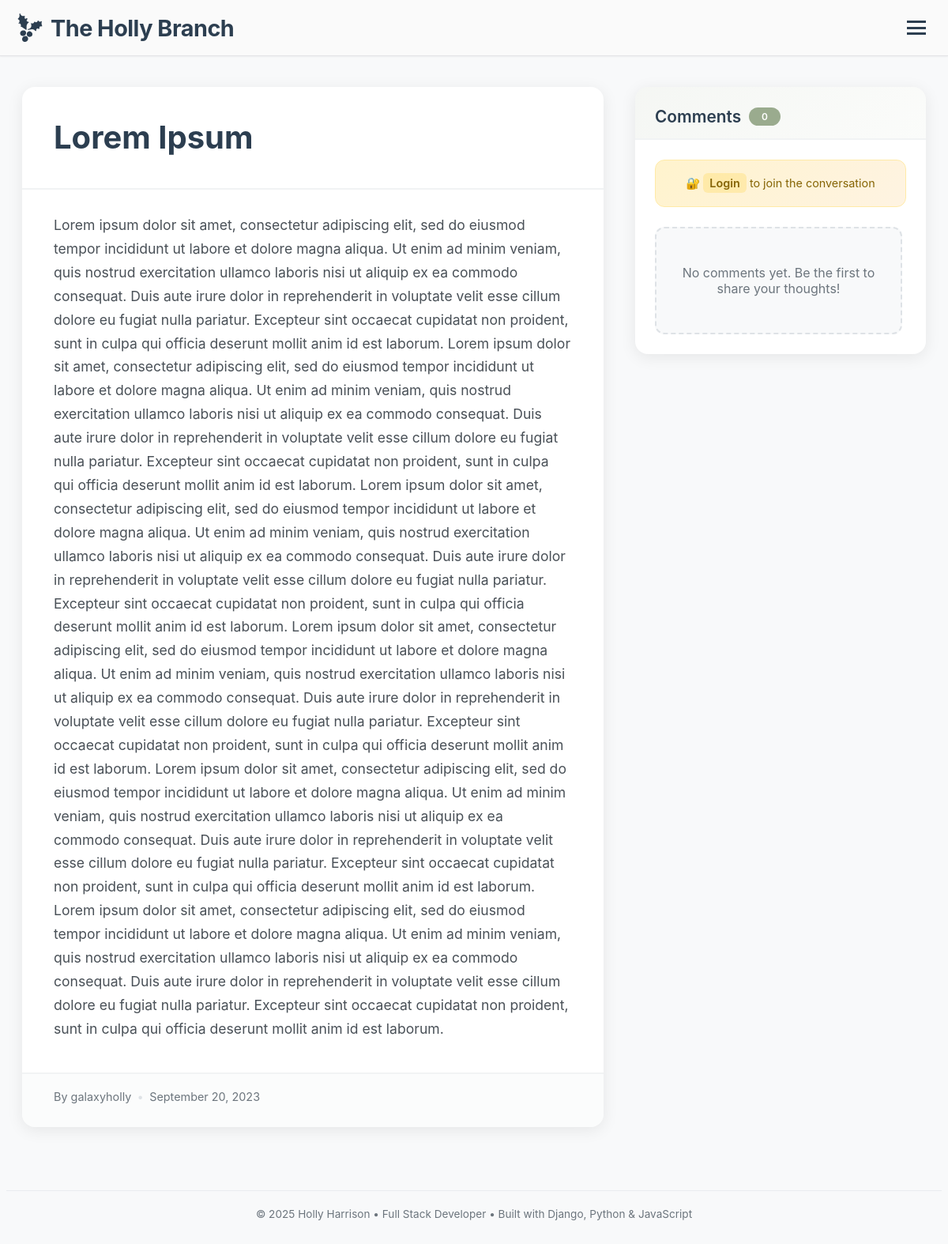
Before: /blog/blog_detail/10/ with the older database file.
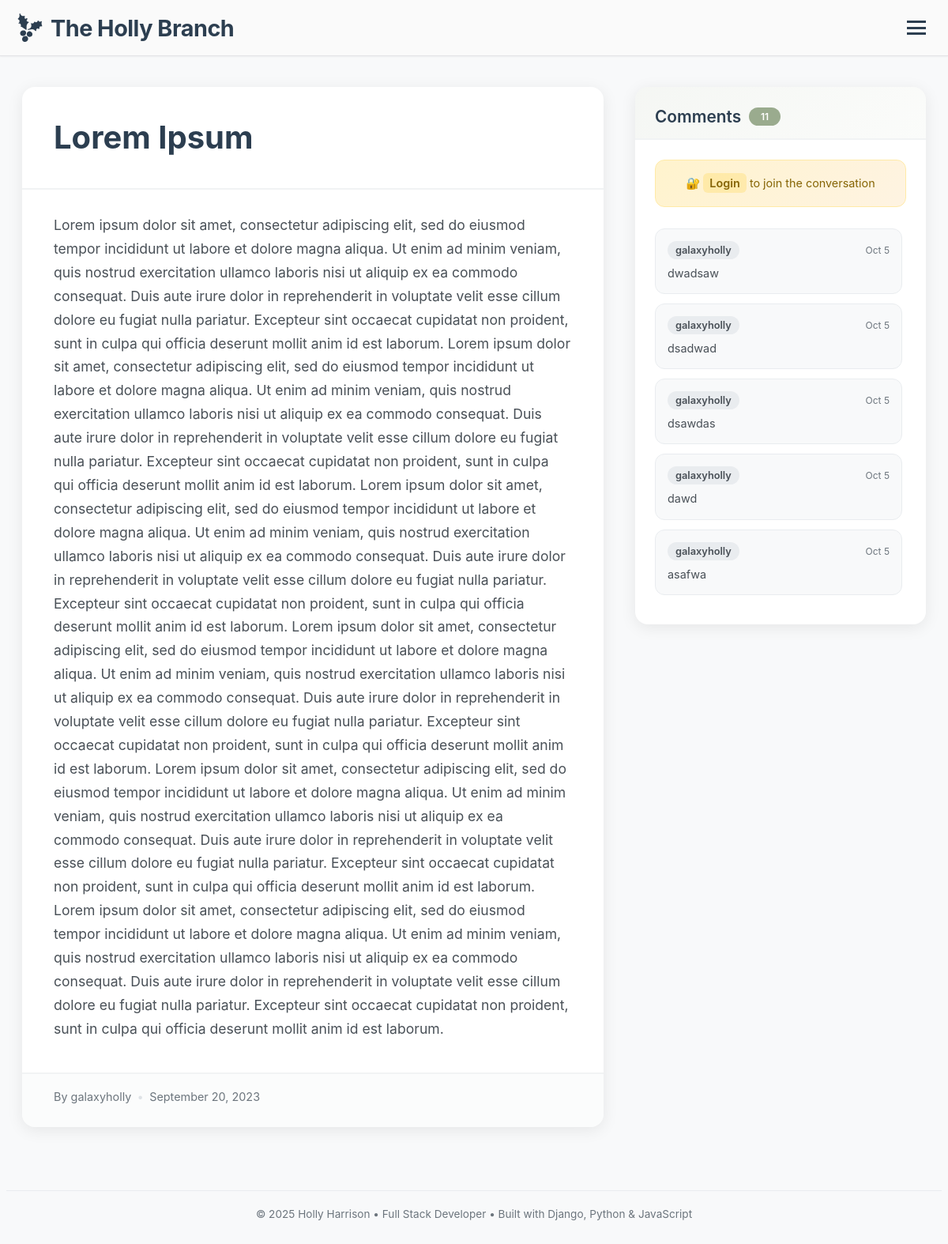
After: the same page with the newer database file.
### blog/models.py (models this page shows, shortened)
class BlogPost(models.Model):
    title = models.CharField(
        max_length=100,
        help_text="The title of your blog post (max 100 characters)"
    )
    content = RichTextField(
        help_text="The main content of your blog post"
    )
    pub_date = models.DateTimeField(
        auto_now_add=True,
        help_text="When this post was published"
    )
    author = models.ForeignKey(
        User,
        on_delete=models.CASCADE,
        related_name='blog_posts',
        help_text="The user who authored this post"
    )
    image = models.ImageField(
        upload_to='blog_images/',
        blank=True,
        null=True,
        help_text="Optional featured image for the post"
    )
    tags = models.ManyToManyField(
        Tag,
        blank=True,
        related_name='blog_posts',
        help_text="Tags to categorize this post"
    )
    class Meta:
        ordering = ['-pub_date']  # Newest posts first
        verbose_name = "Blog Post"
        verbose_name_plural = "Blog Posts"

class Comment(models.Model):
    blog_post = models.ForeignKey(
        BlogPost,
        related_name='comments',
        on_delete=models.CASCADE,
        help_text="The blog post this comment belongs to"
    )
    comment_text = models.TextField(
        max_length=1000,
        help_text="The comment content (max 1000 characters)"
    )
    comment_author = models.ForeignKey(
        User,
        on_delete=models.CASCADE,
        related_name='blog_comments',
        help_text="The user who wrote this comment"
    )
    pub_date = models.DateTimeField(
        auto_now_add=True,
        help_text="When this comment was posted"
    )
    class Meta:
        ordering = ['pub_date']  # Oldest comments first
        verbose_name = "Comment"
        verbose_name_plural = "Comments"

### blog/views.py (the view, shortened to what this page needs)
# urls.py: path("blog_detail/<int:pk>/", views.detail_page, name="blog_detail"),
@ratelimit(key='ip', rate='30/m', method='GET', block=True)
def detail_page(request, pk):
    post = get_object_or_404(
        BlogPost.objects.prefetch_related('tags', 'comments__comment_author'),
        pk=pk
    )
    comments = post.comments.all()
    form = BlogPostCommentForm(initial={'blog_post': post})
    return render(request, 'blog/blog_detail.html', {
        'form': form,
        'post': post,
        'comments': comments
    })

### blog/templates/blog/blog_detail.html (shortened to what this page needs)
{% extends "base.html" %}
{% block extra_css %}
{% load static %}
<link rel="stylesheet" href="{% static 'blog/blogdetail.css' %}?v={% now 'U' %}">
{% endblock extra_css %}
{% block content %}
{% load bleach_tags %}
<div class="blog-detail-container">
    <div class="blog-post-card">
        <div class="blog-post-header">
            <h1 class="blog-post-title">{{ post.title|bleach }}</h1>
        </div>
        <div class="blog-post-content">
            {{ post.content|bleach }}
        </div>
        <div class="blog-post-footer">
            <div class="footer-meta">
                <span class="meta-text">By {{ post.author|default:"Anonymous" }}</span>
                <span class="meta-divider">•</span>
                <span class="meta-text">{{ post.pub_date|date:"F j, Y" }}</span>
            </div>
        </div>
    </div>
    <div class="comments-sidebar">
        <div class="comments-header">
            <h3 class="comments-title">
                Comments
                <span class="comments-count">{{ comments|length }}</span>
            </h3>
        </div>
        <div class="comments-body">
            {% if user.is_authenticated %}
            <div class="comment-form-section">
                <h6 class="comment-form-title">Leave a comment</h6>
                {% if form.comment_text.errors %}
                    <div class="alert alert-danger" style="margin-bottom: 15px; padding: 10px; background-color: #f8d7da; border: 1px solid #f5c6cb; border-radius: 4px; color: #721c24;">
                        {% for error in form.comment_text.errors %}
                            <p style="margin: 0;">{{ error }}</p>
                        {% endfor %}
                    </div>
                {% endif %}
                <form method="post">
                    {% csrf_token %}
                    <textarea name="{{ form.comment_text.name }}"
                            id="{{ form.comment_text.id_for_label }}"
                            class="comment-textarea"
                            placeholder="Share your thoughts..."
                            required>{{ form.comment_text.value|default:"" }}</textarea>
                    <button type="submit" class="comment-submit-btn">
                        Submit
                    </button>
                    <div style="clear: both;"></div>
                </form>
            </div>
            {% else %}
            <div class="login-prompt">
                <p>🔐 <a href="{% url 'registration:login' %}" class="login-link">Login</a> to join the conversation</p>
            </div>
            {% endif %}
            <div class="comments-list">
                {% if comments %}
                    {% for comment in comments %}
                    <div class="comment-item">
                        <div class="comment-header">
                            <span class="comment-author">{{ comment.comment_author }}</span>
                            <small class="comment-date">{{ comment.pub_date|date:"M j" }}</small>
                        </div>
                        <p class="comment-text">{{ comment.comment_text }}</p>
                    </div>
                    {% endfor %}
                {% else %}
                    <div class="no-comments">
                        <p>No comments yet. Be the first to share your thoughts!</p>
                    </div>
                {% endif %}
            </div>
        </div>
    </div>
</div>
{% endblock %}

### templates/base.html (shortened to what this page needs)
<!DOCTYPE html>
<html lang="en">
<head>
    {% load static %}
    <link rel="stylesheet" href="{% static 'css/basestyle.css' %}?v={% now 'U' %}">
    {% block extra_css %}{% endblock %}
</head>
<body>
    {% include 'nav.html' %}
    <main class="container mt-4">
        {% block content %}
        {% endblock %}
    </main>
    <footer class="site-footer">
        <div class="footer-content">
            <p>© 2025 Holly Harrison • Full Stack Developer • Built with Django, Python & JavaScript</p>
        </div>
    </footer>
</body>
</html>

### templates/nav.html (shortened to what this page needs)
<nav class="navbar">
    <div class="nav-container">
        <div class="nav-brand">
    <a href="/blog/">
        The Holly Branch
    </a>
</div>
        <div class="nav-menu-desktop" id="nav-menu-desktop">
    {% if user.is_authenticated %}
        <div class="nav-hamburger" id="nav-hamburger">
            <div class="hamburger-lines"></div>
        </div>
        <div class="hamburger-dropdown" id="hamburger-dropdown">
            <a href="{% url 'registration:logout' %}" class="hamburger-link">Logout</a>
            <div class="dropdown-divider"></div>
            <a href="{% url 'main:home' %}" class="hamburger-link">Portfolio</a>
        </div>
    {% else %}
        <div class="nav-hamburger" id="nav-hamburger">
            <div class="hamburger-lines"></div>
        </div>
    {% endif %}
</div>
    </div>
</nav>

### static/css/basestyle.css (style rules this page uses)
.navbar { background-color: #fafafa; border-bottom: 1px solid #e4e4e7; box-shadow: 0 1px 2px rgba(0,0,0,0.05); position: fixed; top: 0; left: 0; right: 0; width: 100%; z-index: 1000; box-sizing: border-box; }
.nav-container { padding: 0 20px; display: flex; align-items: center; height: 70px; box-sizing: border-box; width: 100%; }
.nav-brand { margin-right: auto; }
.nav-brand a { font-size: 1.8rem; font-weight: 700; color: #2c3e50; text-decoration: none; letter-spacing: -0.5px; transition: color 0.3s ease; display: flex; align-items: center; gap: 8px; }
.nav-menu-desktop { display: flex; align-items: center; gap: 2.5rem; list-style: none; margin: 0; padding: 0; }
.nav-hamburger { cursor: pointer; padding: 8px; border-radius: 6px; transition: background-color 0.3s ease; display: flex; align-items: center; justify-content: center; }
.hamburger-lines { width: 24px; height: 18px; background-image: linear-gradient(to right, #2c3e50, #2c3e50), linear-gradient(to right, #2c3e50, #2c3e50), linear-gradient(to right, #2c3e50, #2c3e50); background-size: 24px 3px; background-position: 0 0, 0 7.5px, 0 15px; background-repeat: no-repeat; transition: all 0.4s cubic-bezier(0.68, -0.6, 0.32, 1.6); }
body { margin-top: 35px; }
.nav-logo { transition: all 0.2s ease; }
.site-footer { background-color: #f8f9fa; border-top: 1px solid #e9ecef; padding: 20px 0; margin-top: 40px; font-size: 0.85rem; color: #6c757d; }
.footer-content { max-width: 1200px; margin: 0 auto; text-align: center; padding: 0 20px; }
.footer-content p { margin: 0; line-height: 1.4; }

### templates/base.html (style rules this page uses)
html, body { overscroll-behavior: none; }

Changed rows visible on the page:
added Comment: comment_author "galaxyholly", pub_date "Oct 5", comment_text "dwadsaw"
added Comment: comment_author "galaxyholly", pub_date "Oct 5", comment_text "dsadwad"
added Comment: comment_author "galaxyholly", pub_date "Oct 5", comment_text "dsawdas"
added Comment: comment_author "galaxyholly", pub_date "Oct 5", comment_text "dawd"
added Comment: comment_author "galaxyholly", pub_date "Oct 5", comment_text "asafwa"
Other visible differences:
{{ comments|length }}: "0" → "11"
text no longer shown: "No comments yet. Be the first to share your thoughts!"
